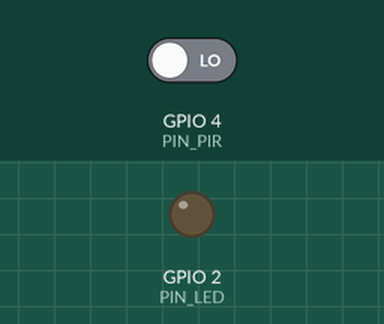
Simulated run of this sketch. Board: ESP32. Shown: output pins drawn as LEDs (lit = HIGH). Inputs (shaded band) come from the test bench; at power-on: GPIO 4 (PIN_PIR) LOW. What the sketch prints to the serial monitor is not drawn.

Above: at 12.8 s.
12.9 s: GPIO 4 (PIN_PIR) driven HIGH
At 17.3 s:
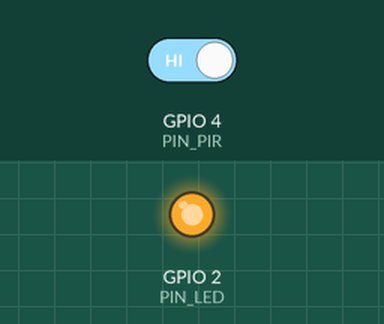
18.9 s: GPIO 4 (PIN_PIR) driven LOW
At 20.4 s:
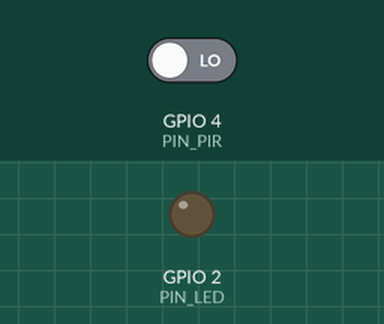
Timing chart, 0 to 21.9 s (numbered marks = the images above; inputs shaded):
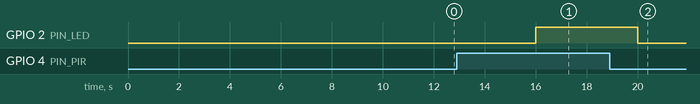

The sketch:

pirLedSinInt.ino
```cpp
/*
* pirLedSinInt.ino
*
* Este programa hace que el led de status del microcontrolador
* ESP32 DEVKIT DOIT de 30 pines o un LED conectado al pin 2,
* se encienda si el sensor PIR (sensor infrarrojo pasivo)
* detecta movimiento.
*
* Entre checadas del estado del PIR, suponemos que el
* microcontrolador ESP32 realiza una tarea que le lleva
* TIEMPO_TAREA ms. Durante ese tiempo si el PIR detecta un
* movimiento, no es detectado por el microcontrolador ESP32.
*
* No usa la funcion delay(). En lugar de ello utiliza la
* biblioteca NoDelay. Esto permite que otro codigo ejecute al
* mismo tiempo que se encuentra en el periodo de espera.
*/
#include <NoDelay.h>
// Pin a la que esta conectado el PIR, GPIO4
const unsigned int PIN_PIR = 4;
// Pin a la que esta conectado el LED, GPIO2
const unsigned int PIN_LED = 2;
// Duracion en ms de la tarea que ejecuta el Microcontrolador ESP32
const long TIEMPO_TAREA = 4000;
// Estado actual del pin del LED
int estadoLed = LOW;
// Velocidad de transmisión del puerto serie
const unsigned int BAUD_RATE = 115200;
// Crea una instancia de la clase noDelay
// que determina si han transcurrido TIEMPO_TAREA ms
noDelay enTarea(TIEMPO_TAREA);
void setup() {
// Establece el pin PIN_LED (GPIO2) como de salida.
pinMode(PIN_LED,OUTPUT);
// Establece el pin PIN_PIR (GPIO4) como de entrada.
pinMode(PIN_PIR, INPUT);
// Establece la velocidad de transmisión del puerto serie al
// valor BAUD_RATE
Serial.begin(BAUD_RATE);
digitalWrite(PIN_LED, estadoLed);
Serial.println("Inicia tarea");
}
void loop() {
// Verifica si ss termino de ejecutar la tarea
if (enTarea.update()) {
Serial.println("Termina tarea");
// Se lee el sensor de movimiento
int valorPir = digitalRead(PIN_PIR);
// Si se detecto movimiento
if (valorPir == HIGH)
// Cambia el estado del led a HIGH
estadoLed = HIGH;
else
// Cambia el estado del led a LOW
estadoLed = LOW;
digitalWrite(PIN_LED, estadoLed);
}
Serial.println("Inicia tarea");
}
```

Measured:
- after the input at 12.9 s, GPIO 2 (PIN_LED): LOW → HIGH after 3.1 s
- after the input at 18.9 s, GPIO 2 (PIN_LED): HIGH → LOW after 1.1 s
